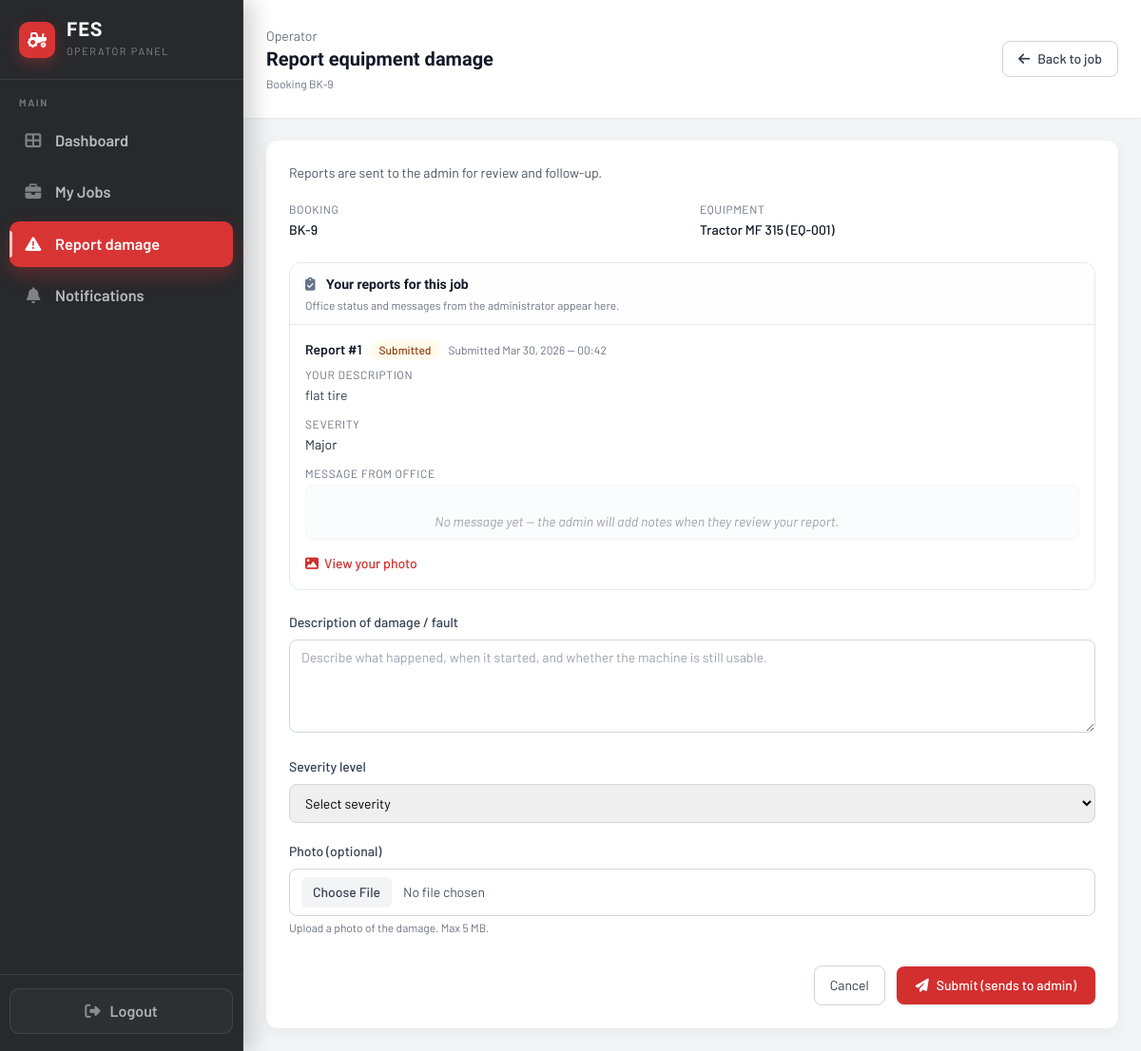
The app's page /Pages/operator/job_damage.php?id=9 (signed in) with its own data.
### tables this page shows
CREATE TABLE IF NOT EXISTS `damage_reports` (
  `damage_report_id` int UNSIGNED NOT NULL AUTO_INCREMENT,
  `booking_id` int NOT NULL,
  `operator_id` int NOT NULL,
  `equipment_id` varchar(50) NOT NULL,
  `description` text NOT NULL,
  `severity` enum('minor','major','critical') NOT NULL,
  `photo_path` varchar(500) DEFAULT NULL,
  `status` enum('submitted','acknowledged','closed') NOT NULL DEFAULT 'submitted',
  `admin_notes` text,
  `created_at` timestamp NOT NULL DEFAULT CURRENT_TIMESTAMP,
  `updated_at` timestamp NULL DEFAULT NULL ON UPDATE CURRENT_TIMESTAMP,
  PRIMARY KEY (`damage_report_id`),
  KEY `idx_damage_booking` (`booking_id`),
  KEY `idx_damage_operator` (`operator_id`)
);

### Pages/operator/job_damage.php (the view, shortened to what this page needs)
<?php
$operatorId = (int)($_SESSION['user_id'] ?? 0);
$bookingId = isset($_GET['id']) ? (int)$_GET['id'] : 0;
$booking = null;
$jobPickerList = [];
$bookingDamageReports = [];
try {
    $conn = getDBConnection();
    if ($bookingId > 0) {
        $bid = (int)$bookingId;
        $oid = (int)$operatorId;
        $sql = "SELECT b.booking_id, b.equipment_id, b.status,
                       e.equipment_name
                FROM bookings b
                LEFT JOIN equipment e ON e.equipment_id COLLATE utf8mb4_unicode_ci = b.equipment_id COLLATE utf8mb4_unicode_ci
                WHERE b.booking_id = {$bid} AND b.operator_id = {$oid}";
        $res = $conn->query($sql);
        if ($res && ($row = $res->fetch_assoc())) {
            $booking = $row;
            $drSql = "SELECT damage_report_id, description, severity, status, admin_notes, created_at, updated_at, photo_path
                      FROM damage_reports
                      WHERE booking_id = {$bid} AND operator_id = {$oid}
                      ORDER BY created_at DESC";
            try {
                $drRes = $conn->query($drSql);
            } catch (mysqli_sql_exception $e) {
                $drRes = false;
                error_log('Operator job_damage damage_reports list: ' . $e->getMessage());
            }
            if ($drRes) {
                while ($drRow = $drRes->fetch_assoc()) {
                    $bookingDamageReports[] = $drRow;
                }
            }
        }
    }
} catch (Exception $e) {
    error_log('Operator job_damage load error: ' . $e->getMessage());
}
$showPicker = ($bookingId <= 0);
$bookingLabel = $booking ? ('BK-' . (int)$booking['booking_id']) : '';
$equipmentDisplay = '';
if ($booking) {
    $name = trim((string)($booking['equipment_name'] ?? ''));
    $code = trim((string)($booking['equipment_id'] ?? ''));
    if ($name !== '' && $code !== '') {
        $equipmentDisplay = $name . ' (' . $code . ')';
    } elseif ($name !== '') {
        $equipmentDisplay = $name;
    } elseif ($code !== '') {
        $equipmentDisplay = $code;
    } else {
        $equipmentDisplay = 'N/A';
    }
}
function fes_operator_dr_report_status_badge_class(string $status): string
{
    switch ($status) {
        case 'submitted':
            return 'bg-amber-50 text-amber-800';
    }
}
?>
<!DOCTYPE html>
<html lang="en">
<head>
    <link rel="stylesheet" href="https://cdnjs.cloudflare.com/ajax/libs/font-awesome/6.4.0/css/all.min.css">
    <script src="https://cdn.tailwindcss.com"></script>
</head>
<body class="bg-gray-100">
<div class="min-h-screen w-full">
    <?php include __DIR__ . '/include/sidebar.php'; ?>
    <div class="min-h-screen" id="main-content">
        <header class="bg-white px-6 py-7 flex items-center justify-between shadow-sm">
            <div class="flex items-center gap-3">
                <div>
                    <div class="text-sm text-gray-500">Operator</div>
                    <h1 class="text-xl font-semibold text-gray-900">Report equipment damage</h1>
                    <p class="text-xs text-gray-500 mt-1">
                        <?php if ($showPicker): ?>
                            Choose which booking the damage report is for.
                        <?php elseif ($booking): ?>
                            Booking <?php echo htmlspecialchars($bookingLabel); ?>
                        <?php else: ?>
                            Job not found.
                        <?php endif; ?>
                    </p>
                </div>
            </div>
            <a href="<?php echo $showPicker ? 'jobs.php' : 'job_details.php?id=' . urlencode((string)$bookingId); ?>" class="inline-flex items-center gap-2 border border-gray-300 bg-white hover:bg-gray-50 text-gray-700 font-medium px-4 py-2 rounded-lg text-sm">
                <i class="fas fa-arrow-left"></i> <?php echo $showPicker ? 'Back to jobs' : 'Back to job'; ?>
            </a>
        </header>
        <main class="flex-1 overflow-y-auto p-6">
            <?php if ($showPicker): ?>
                <section class="bg-white rounded-xl shadow-card p-5 mb-6">
                    <div class="flex items-center justify-between mb-4">
                        <h2 class="text-base font-semibold text-gray-900">Select a job</h2>
                        <?php if (!empty($jobPickerList)): ?>
                            <span class="text-xs text-gray-500"><?php echo count($jobPickerList); ?> booking<?php echo count($jobPickerList) === 1 ? '' : 's'; ?></span>
                        <?php endif; ?>
                    </div>
                    <p class="text-sm text-gray-600 mb-4">Pick which booking the damage relates to.</p>
                    <?php if (empty($jobPickerList)): ?>
                        <p class="text-sm text-gray-500">You have no assigned jobs yet.</p>
                        <a href="jobs.php" class="mt-3 inline-flex items-center gap-2 bg-fes-red hover:bg-[#b71c1c] text-white font-medium px-4 py-2.5 rounded-lg shadow text-sm">
                            <i class="fas fa-briefcase"></i> Go to My Jobs
                        </a>
                    <?php else: ?>
                        <ul class="divide-y divide-gray-100 border border-gray-200 rounded-lg overflow-hidden">
                            <?php foreach ($jobPickerList as $j):
                                $st = (string)($j['status'] ?? '');
                                $badgeClass = fes_damage_status_badge_class($st);
                                $stLabel = ucfirst(str_replace('_', ' ', $st));
                                ?>
                                <li>
                                    <a href="job_damage.php?id=<?php echo (int)$j['booking_id']; ?>" class="flex items-center justify-between gap-3 px-4 py-3 hover:bg-gray-50 text-sm">
                                        <div class="min-w-0">
                                            <div class="flex flex-wrap items-center gap-2">
                                                <span class="font-medium text-gray-900">#BK-<?php echo (int)$j['booking_id']; ?></span>
                                                <span class="inline-flex items-center px-2.5 py-1 rounded-full text-xs font-medium <?php echo $badgeClass; ?>">
                                                    <?php echo htmlspecialchars($stLabel); ?>
                                                </span>
                                            </div>
                                            <div class="text-xs text-gray-500 mt-1">
                                                <?php echo htmlspecialchars($j['equipment_name'] ?? 'Equipment'); ?>
                                                · <?php echo !empty($j['booking_date']) ? htmlspecialchars(date('M j, Y', strtotime($j['booking_date']))) : ''; ?>
                                            </div>
                                        </div>
                                        <i class="fas fa-chevron-right text-gray-400 shrink-0"></i>
                                    </a>
                                </li>
                            <?php endforeach; ?>
                        </ul>
                    <?php endif; ?>
                </section>
            <?php else: ?>
                <section class="bg-white rounded-xl shadow-card p-6">
                    <p class="text-sm text-gray-600 mb-5">Reports are sent to the admin for review and follow-up.</p>
                    <div class="grid grid-cols-1 sm:grid-cols-2 gap-4 mb-6 text-sm">
                        <div>
                            <div class="text-xs text-gray-500 uppercase tracking-wider mb-1">Booking</div>
                            <div class="text-gray-900 font-medium"><?php echo htmlspecialchars($bookingLabel); ?></div>
                        </div>
                        <div>
                            <div class="text-xs text-gray-500 uppercase tracking-wider mb-1">Equipment</div>
                            <div class="text-gray-900 font-medium"><?php echo htmlspecialchars($equipmentDisplay); ?></div>
                        </div>
                    </div>
                    <?php if (!empty($bookingDamageReports)): ?>
                        <div class="mb-6 rounded-xl border border-slate-200 bg-slate-50/80 overflow-hidden">
                            <div class="px-4 py-3 border-b border-slate-200 bg-white/80">
                                <h2 class="text-sm font-semibold text-gray-900">
                                    <i class="fas fa-clipboard-check text-slate-500 mr-2"></i>
                                    Your reports for this job
                                </h2>
                                <p class="text-xs text-gray-500 mt-1">Office status and messages from the administrator appear here.</p>
                            </div>
                            <ul class="divide-y divide-slate-200">
                                <?php foreach ($bookingDamageReports as $dr):
                                    $drSt = (string)($dr['status'] ?? '');
                                    $drBadge = fes_operator_dr_report_status_badge_class($drSt);
                                    $submitted = !empty($dr['created_at']) ? date('M j, Y — H:i', strtotime($dr['created_at'])) : '—';
                                    $notes = trim((string)($dr['admin_notes'] ?? ''));
                                    ?>
                                    <li class="px-4 py-4 bg-white">
                                        <div class="flex flex-wrap items-center gap-2 mb-2">
                                            <span class="text-sm font-semibold text-gray-900">Report #<?php echo (int)$dr['damage_report_id']; ?></span>
                                            <span class="inline-flex px-2.5 py-0.5 rounded-full text-xs font-medium <?php echo $drBadge; ?>">
                                                <?php echo htmlspecialchars(ucfirst($drSt)); ?>
                                            </span>
                                            <span class="text-xs text-gray-500">
                                                Submitted <?php echo htmlspecialchars($submitted); ?>
                                            </span>
                                        </div>
                                        <div class="text-xs text-gray-500 uppercase tracking-wider mb-1">Your description</div>
                                        <p class="text-sm text-gray-700 whitespace-pre-wrap mb-3"><?php echo htmlspecialchars((string)($dr['description'] ?? '')); ?></p>
                                        <div class="text-xs text-gray-500 uppercase tracking-wider mb-1">Severity</div>
                                        <div class="text-sm text-gray-800 mb-3"><?php echo htmlspecialchars(ucfirst((string)($dr['severity'] ?? ''))); ?></div>
                                        <div class="text-xs text-gray-500 uppercase tracking-wider mb-1">Message from office</div>
                                        <div class="text-sm text-gray-800 rounded-lg border border-slate-100 bg-slate-50/50 px-3 py-2 whitespace-pre-wrap">
                                            <?php echo $notes !== '' ? htmlspecialchars($notes) : '<span class="text-gray-400 italic">No message yet — the admin will add notes when they review your report.</span>'; ?>
                                        </div>
                                        <?php if (!empty($dr['photo_path'])): ?>
                                            <div class="mt-3">
                                                <a href="../../<?php echo htmlspecialchars((string)$dr['photo_path']); ?>" target="_blank" rel="noopener" class="inline-flex items-center gap-1.5 text-sm font-medium text-fes-red hover:underline">
                                                    <i class="fas fa-image"></i> View your photo
                                                </a>
                                            </div>
                                        <?php endif; ?>
                                    </li>
                                <?php endforeach; ?>
                            </ul>
                        </div>
                    <?php endif; ?>
                    <form method="post" action="job_damage.php?id=<?php echo (int)$booking['booking_id']; ?>" enctype="multipart/form-data" class="space-y-5">
                        <div>
                            <label class="block text-sm font-medium text-gray-700 mb-2">Description of damage / fault</label>
                            <textarea name="description" rows="4" required class="w-full border border-gray-300 rounded-lg px-3 py-2 text-sm focus:outline-none focus:ring-2 focus:ring-fes-red focus:border-fes-red" placeholder="Describe what happened, when it started, and whether the machine is still usable."></textarea>
                        </div>
                        <div>
                            <label class="block text-sm font-medium text-gray-700 mb-2">Severity level</label>
                            <select name="severity" required class="w-full border border-gray-300 rounded-lg px-3 py-2.5 text-sm focus:outline-none focus:ring-2 focus:ring-fes-red focus:border-fes-red">
                                <option value="">Select severity</option>
                            </select>
                        </div>
                        <div>
                            <label class="block text-sm font-medium text-gray-700 mb-2">Photo (optional)</label>
                            <input type="file" name="photo" accept="image/*" class="w-full text-sm text-gray-600 border border-gray-300 rounded-lg px-3 py-2 file:mr-3 file:rounded-md file:border-0 file:bg-gray-100 file:px-3 file:py-1.5 file:text-sm file:font-medium file:text-gray-700 hover:file:bg-gray-200">
                            <p class="mt-1 text-xs text-gray-500">Upload a photo of the damage. Max 5 MB.</p>
                        </div>
                        <div class="flex items-center justify-end gap-3 pt-3">
                            <a href="job_details.php?id=<?php echo urlencode((string)$bookingId); ?>" class="px-4 py-2.5 border border-gray-300 rounded-lg text-sm text-gray-700 hover:bg-gray-50">Cancel</a>
                            <button type="submit" class="inline-flex items-center gap-2 px-5 py-2.5 bg-fes-red hover:bg-[#b71c1c] text-white rounded-lg text-sm font-medium shadow">
                                <i class="fas fa-paper-plane"></i>
                                Submit (sends to admin)
                            </button>
                        </div>
                    </form>
                </section>
            <?php endif; ?>
        </main>
    </div>
</div>
</body>
</html>

### Pages/operator/job_damage.php (style rules this page uses)
* { font-family: 'Barlow', sans-serif; }
h1, h2, h3, h4, .display { font-family: 'Barlow Condensed', sans-serif; }
@media (min-width: 768px) { #main-content { margin-left: 256px !important; width: calc(100% - 256px) !important; } }

### records on screen
damage_reports: damage_report_id "1", status "Submitted", created_at "Mar 30, 2026 — 00:42", description "flat tire", severity "Major", shows "No message yet — the admin will add notes when they review your report."

### other values on screen
$bookingLabel "BK-9"
$equipmentDisplay "Tractor MF 315 (EQ-001)"
